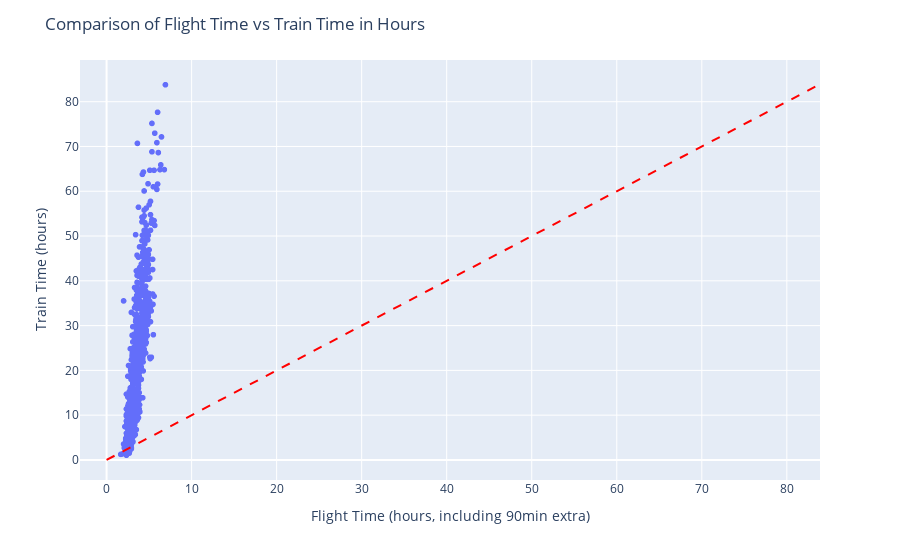

Notebook cell for this chart:
### Code cell
scatter_fig = px.scatter(merged_data, x='flight_time_hours_with_extra', y='train_time_hours', hover_data=['arrival city', 'departure city'])
scatter_fig.update_layout(title='Comparison of Flight Time vs Train Time in Hours',
                          xaxis_title='Flight Time (hours, including 90min extra)',
                          yaxis_title='Train Time (hours)')

# Add line where flight time equals train time (y = x)
scatter_fig.add_shape(
    # Line representing y = x
    type="line",
    line=dict(dash='dash', color='red'),
    xref="x", yref="y",
    x0=0, y0=0,  # Starting point of the line (bottom left)
    x1=max(merged_data['flight_time_hours_with_extra'].max(), merged_data['train_time_hours'].max()),  # Use the max value from your data
    y1=max(merged_data['flight_time_hours_with_extra'].max(), merged_data['train_time_hours'].max())   # Use the max value from your data
)

# Show the plot
scatter_fig.show()

### Figure 1 — Plotly figure (JSON) as saved in the notebook; plotly's stock layout.template omitted (floating-point values rounded to 4 significant figures; data arrays with more than 128 entries replaced by an {"elided": "..."} marker saying what was removed)
{"data": [{"customdata": {"elided": "1083x2 str values"}, "hovertemplate": "flight_time_hours_with_extra=%{x}<br>train_time_hours=%{y}<br>arrival city=%{customdata[0]}<br>departure city=%{customdata[1]}<extra></extra>", "legendgroup": "", "marker": {"color": "#636efa", "symbol": "circle"}, "mode": "markers", "name": "", "showlegend": false, "type": "scattergl", "x": {"elided": "1083 float values"}, "xaxis": "x", "y": {"elided": "1083 float values"}, "yaxis": "y"}], "layout": {"legend": {"tracegroupgap": 0}, "margin": {"t": 60}, "shapes": [{"line": {"color": "red", "dash": "dash"}, "type": "line", "x0": 0, "x1": 83.78, "xref": "x", "y0": 0, "y1": 83.78, "yref": "y"}], "title": {"text": "Comparison of Flight Time vs Train Time in Hours"}, "xaxis": {"anchor": "y", "domain": [0, 1], "title": {"text": "Flight Time (hours, including 90min extra)"}}, "yaxis": {"anchor": "x", "domain": [0, 1], "title": {"text": "Train Time (hours)"}}}}
